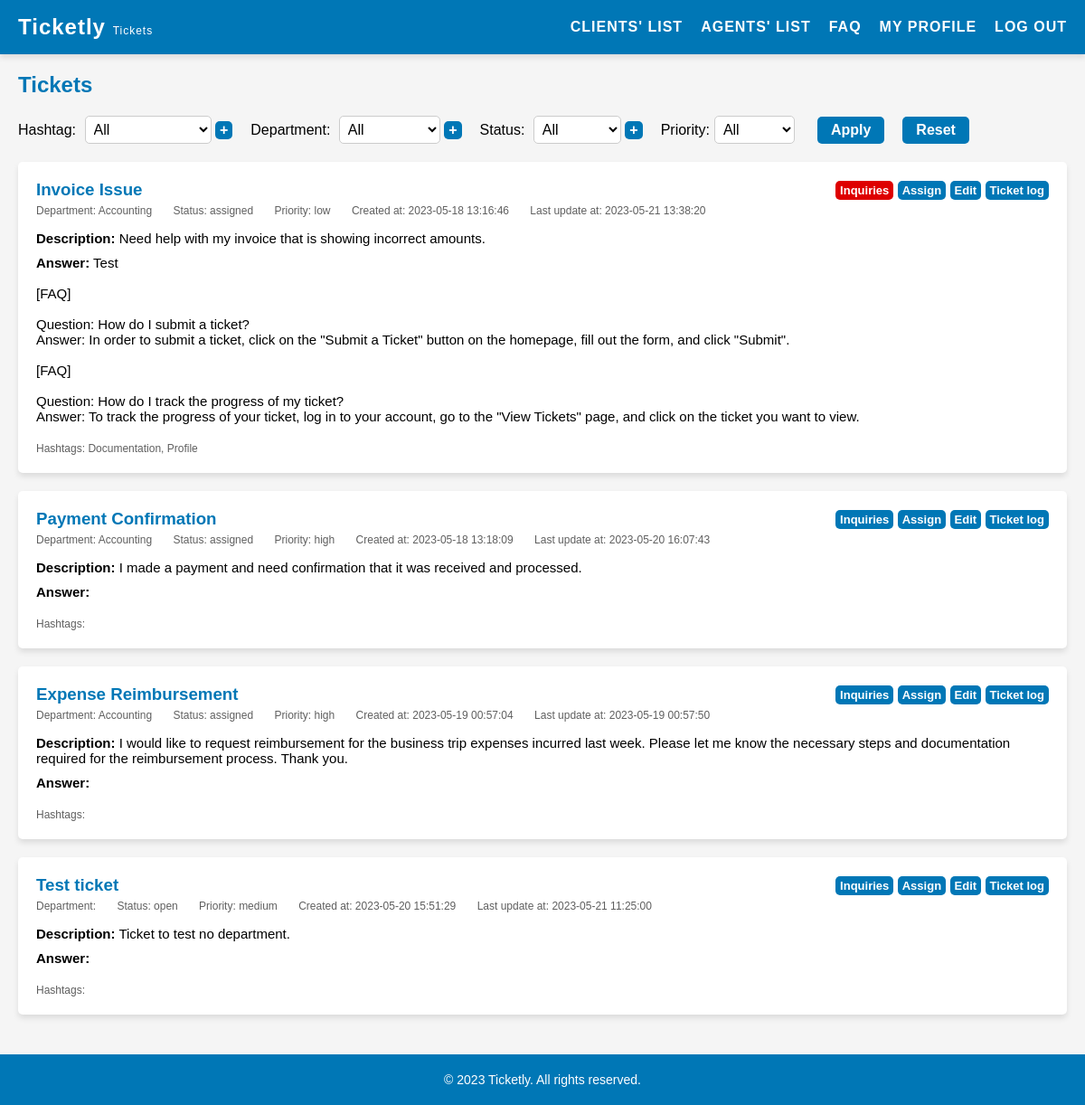
Before: /pages/tickets.php (signed in) with the older database file.
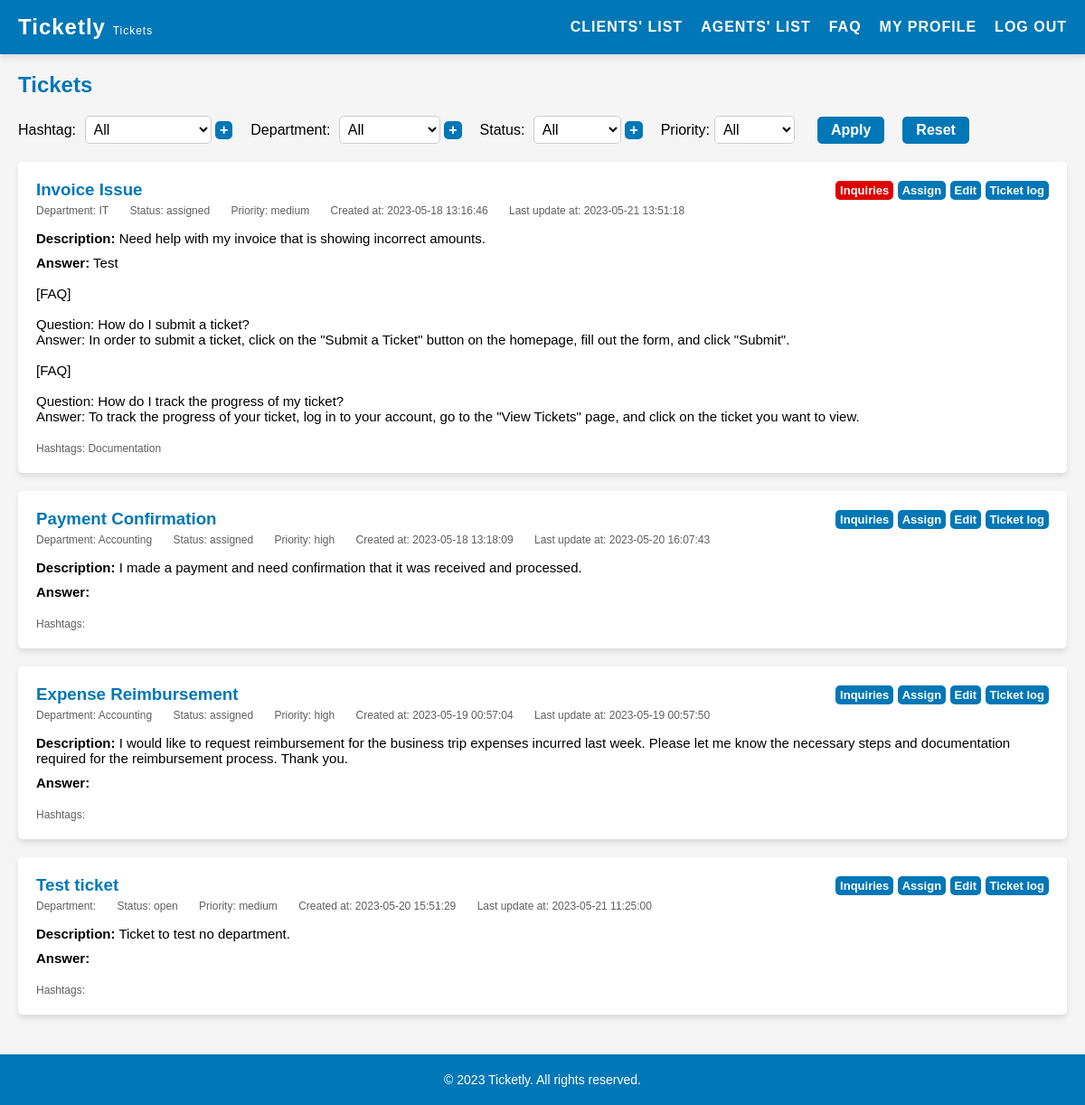
After: the same page with the newer database file.
### tables this page shows
CREATE TABLE "tickets" (
    id INTEGER PRIMARY KEY AUTOINCREMENT,
    title VARCHAR(255) NOT NULL,
    description TEXT NOT NULL,
    answer TEXT,
    client_id INTEGER NOT NULL,
    agent_id INTEGER,
    priority VARCHAR(10) NOT NULL DEFAULT 'medium' CHECK (priority IN ('low', 'medium', 'high')),
    created_at DATETIME NOT NULL,
    updated_at DATETIME NOT NULL,
    department_id INTEGER,
    status_id INTEGER NOT NULL DEFAULT 1,
    FOREIGN KEY(status_id) REFERENCES status(id),
    FOREIGN KEY(client_id) REFERENCES users(id),
    FOREIGN KEY(agent_id) REFERENCES users(id),
    FOREIGN KEY(department_id) REFERENCES departments(id)
);

CREATE TABLE departments (
    id INTEGER PRIMARY KEY AUTOINCREMENT,
    name VARCHAR(255) NOT NULL UNIQUE
);

CREATE TABLE status (
    id INTEGER PRIMARY KEY AUTOINCREMENT,
    name VARCHAR(255) NOT NULL UNIQUE
);

CREATE TABLE ticket_hashtags (
    ticket_id INTEGER NOT NULL,
    hashtag_id INTEGER NOT NULL,
    PRIMARY KEY (ticket_id, hashtag_id),
    FOREIGN KEY(ticket_id) REFERENCES tickets(id),
    FOREIGN KEY(hashtag_id) REFERENCES hashtags(id)
);

CREATE TABLE hashtags (
    id INTEGER PRIMARY KEY AUTOINCREMENT,
    name VARCHAR(255) NOT NULL UNIQUE
);

### pages/tickets.php (called while the page is built, shortened)
<?php
    require_once(__DIR__ . '/../utils/session.php');
    $session = new Session();
    require_once(__DIR__ . '/../templates/tickets.tpl.php');
    drawTickets($session);
?>

### database/ticketHashtags.class.php (called while the page is built, shortened)
<?php
    class TicketHashtags {
        public function __construct(int $ticketId, int $hashtagId) {
            $this->hashtagId = $hashtagId;
        }
    }
    function getTicketHashtags(PDO $db, int $ticketId): array {
        $stmt = $db->prepare('SELECT * FROM ticket_hashtags WHERE ticket_id = :ticketId');
        $stmt->bindValue(':ticketId', $ticketId, PDO::PARAM_INT);
        $stmt->execute();
        $ticketHashtags = [];
        while ($row = $stmt->fetch(PDO::FETCH_ASSOC)) {
            $ticketHashtags[] = new TicketHashtags(
                (int) $row['ticket_id'],
                (int) $row['hashtag_id']
            );
        }
        return $ticketHashtags;
    }
?>

### database/hashtags.class.php (called while the page is built, shortened)
<?php
    function getHashtagsNameById(PDO $db, int $id): string {
        $stmt = $db->prepare('SELECT name FROM hashtags WHERE id = :id');
        $stmt->bindValue(':id', $id, PDO::PARAM_INT);
        $stmt->execute();
        $row = $stmt->fetch(PDO::FETCH_ASSOC);
        if ($row) {
            return $row['name'];
        }
        return '';
    }
?>

### utils/session.php (called while the page is built, shortened)
<?php class Session {
    public function __construct() {
        $this->role = $_SESSION['role'] ?? '';
    }
} ?>

### database/inquiries.class.php (called while the page is built, shortened)
<?php
    function hasUnansweredMessages($db, $ticketId, $userRole) {
        $stmt = $db->prepare('SELECT user_role FROM inquiries WHERE ticket_id = ? ORDER BY id DESC LIMIT 1');
        $stmt->execute([$ticketId]);
        $lastInquiry = $stmt->fetch(PDO::FETCH_ASSOC);
        if ($lastInquiry && (($userRole === 'client' && $lastInquiry['user_role'] !== 'client') ||
            ($userRole !== 'client' && $lastInquiry['user_role'] === 'client'))) {
            return true;
        }
        return false;
    }
?>

### database/departments.class.php (called while the page is built, shortened)
<?php
    function getDepartmentsNameById(PDO $db, int $id): string {
        $stmt = $db->prepare('SELECT name FROM departments WHERE id = :id');
        $stmt->bindValue(':id', $id, PDO::PARAM_INT);
        $stmt->execute();
        $row = $stmt->fetch(PDO::FETCH_ASSOC);
        if ($row) {
            return $row['name'];
        }
        return '';
    }
?>

### database/status.class.php (called while the page is built, shortened)
<?php
    function getStatusNameById(PDO $db, int $id): string {
        $stmt = $db->prepare('SELECT name FROM status WHERE id = :id');
        $stmt->bindValue(':id', $id, PDO::PARAM_INT);
        $stmt->execute();
        $row = $stmt->fetch(PDO::FETCH_ASSOC);
        if ($row) {
            return $row['name'];
        }
        return '';
    }
?>

### templates/tickets.tpl.php (the view, shortened to what the changed rows need)
<?php function drawTickets(Session $session) {
    require_once __DIR__ . '/../database/tickets.class.php';
    require_once __DIR__ . '/../database/connection.db.php';
    require_once __DIR__ . '/../database/departments.class.php';
    require_once __DIR__ . '/../database/status.class.php';
    require_once __DIR__ . '/../database/hashtags.class.php';
    require_once __DIR__ . '/../database/ticketHashtags.class.php';
    require_once __DIR__ . '/../database/inquiries.class.php';
    $clientId = $session->getId();
    $db = getDatabaseConnection();
    if ($session->role === 'admin'){
        $stmt = $db->prepare('SELECT * FROM tickets');
        $stmt->execute();
        $tickets = $stmt->fetchAll(PDO::FETCH_ASSOC);
    } elseif ($session->role === 'client') {
        $stmt = $db->prepare('SELECT * FROM tickets WHERE client_id = ?');
        $stmt->execute([$clientId]);
        $tickets = $stmt->fetchAll(PDO::FETCH_ASSOC);
    } else {
        $stmt = $db->prepare('SELECT * FROM tickets WHERE agent_id = ?');
        $stmt->execute([$clientId]);
        $tickets = $stmt->fetchAll(PDO::FETCH_ASSOC);
    }
    ?>
    <!DOCTYPE html>
    <html>
    <head>
    <link rel="stylesheet" href="../style/tickets.css">
    </head>
    <body>
    <?php include '../templates/header.tpl.php';?>
    <main>
        <section id="my-tickets">
        <h2>Tickets</h2>
        <div class="ticket-container">
            <?php foreach ($tickets as $ticket) { ?>
                <?php
                    $ticketHashtags = getTicketHashtags($db, (int)$ticket['id']);
                    $hashtagCount = count($ticketHashtags);
                    $hashtagString = '';
                    foreach ($ticketHashtags as $index => $hashtag) {
                        $hashtagName = getHashtagsNameById($db, $hashtag->hashtagId);
                        $hashtagString .= $hashtagName;
                        if ($index < $hashtagCount - 1) {
                            $hashtagString .= ', ';
                        }
                    }
                ?>
                <div class="ticket" data-department="<?= $ticket['department_id'] ?>" data-status="<?= $ticket['status_id'] ?>" data-priority="<?= $ticket['priority'] ?>" data-hashtags="<?= $hashtagString ?>">
                    <div class="ticket-top">
                        <h3 class="ticket-subject"><?= $ticket['title'] ?></h3>
                        <?php
                            $ticketId = $ticket['id'];
                            $unansweredMessages = hasUnansweredMessages($db, $ticketId, $session->role);
                            $inquiriesButtonClass = $unansweredMessages ? 'unanswered-inquiries-button' : '';
                        ?>
                        <div class="edit-buttons">
                            <a href="inquiries.php?id=<?= $ticket['id'] ?>" class="edit-button <?= $inquiriesButtonClass ?>">Inquiries</a>
                            <?php if ($session->role === 'admin') : ?>
                                <a href="assignTicket.php?id=<?= $ticket['id'] ?>" class="edit-button">Assign</a>
                            <?php endif; ?>
                            <a href="editTicket.php?id=<?= $ticket['id'] ?>" class="edit-button">Edit</a>
                            <?php if ($session->role !== 'client') : ?>
                                <a href="ticketLog.php?id=<?= $ticket['id'] ?>" class="edit-button">Ticket log</a>
                            <?php endif; ?>
                        </div>
                    </div>
                    <div class="ticket-info">
                        <span class="ticket-department">Department: <?= getDepartmentsNameById($db, $ticket['department_id']) ?></span>
                        <span class="ticket-status">Status: <?= getStatusNameById($db, $ticket['status_id']) ?></span>
                        <?php if ($session->role !== 'client') : ?>
                            <span class="ticket-priority">Priority: <?= $ticket['priority'] ?></span>
                        <?php endif; ?>
                        <span class="ticket-createdAt">Created at: <?= $ticket['created_at'] ?></span>
                        <span class="ticket-updatedAt">Last update at: <?= $ticket['updated_at'] ?></span>
                    </div>
                    <div class="ticket-details">
                        <p class="ticket-summary"><strong>Description:</strong> <?= nl2br(htmlspecialchars($ticket['description'])) ?></p>
                        <p class="ticket-answer"><strong>Answer:</strong> <?= nl2br(htmlspecialchars($ticket['answer'])) ?></p>
                    </div>
                    <?php if ($session->role !== 'client') : ?>
                        <div class="ticket-info">
                            <span class="ticket-hashtags">Hashtags:
                                <?php
                                    $ticketHashtags = getTicketHashtags($db, $ticket['id']);
                                    $hashtagCount = count($ticketHashtags);
                                    foreach ($ticketHashtags as $index => $hashtag) {
                                        $hashtagName = getHashtagsNameById($db, $hashtag->hashtagId);
                                        echo $hashtagName;
                                        if ($index < $hashtagCount - 1) {
                                            echo ', ';
                                        }
                                    }
                                ?>
                            </span>
                        </div>
                    <?php endif; ?>
                </div>
            <?php } ?>
            </section>
    </main>
    <?php include '../templates/footer.tpl.php';?>
    </body>
    </html>
<?php } ?>

Changed rows visible on the page:
removed ticket_hashtags: hashtag.name "Profile", shown under tickets "Invoice Issue"
changed tickets "Invoice Issue": department.name "Accounting" → "IT"; priority "low" → "medium"; updated_at "2023-05-21 13:38:20" → "2023-05-21 13:51:18"
shown differently, row unchanged: ticket_hashtags "Documentation": no longer shows ","
